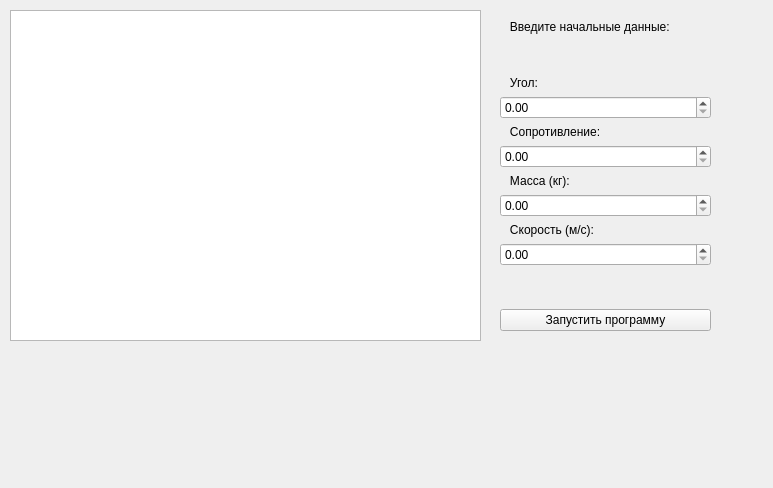
<?xml version="1.0" encoding="UTF-8"?>
<ui version="4.0">
 <class>Form</class>
 <widget class="QWidget" name="Form">
  <property name="geometry">
   <rect>
    <x>0</x>
    <y>0</y>
    <width>773</width>
    <height>488</height>
   </rect>
  </property>
  <property name="windowTitle">
   <string>Form</string>
  </property>
  <widget class="QGraphicsView" name="graphicsView">
   <property name="geometry">
    <rect>
     <x>10</x>
     <y>10</y>
     <width>471</width>
     <height>331</height>
    </rect>
   </property>
  </widget>
  <widget class="QWidget" name="layoutWidget">
   <property name="geometry">
    <rect>
     <x>500</x>
     <y>20</y>
     <width>211</width>
     <height>311</height>
    </rect>
   </property>
   <layout class="QVBoxLayout" name="verticalLayout_4">
    <item>
     <widget class="QLabel" name="label_4">
      <property name="text">
       <string>   Введите начальные данные:</string>
      </property>
     </widget>
    </item>
    <item>
     <layout class="QVBoxLayout" name="verticalLayout_3">
      <item>
       <spacer name="verticalSpacer_2">
        <property name="orientation">
         <enum>Qt::Vertical</enum>
        </property>
        <property name="sizeHint" stdset="0">
         <size>
          <width>20</width>
          <height>40</height>
         </size>
        </property>
       </spacer>
      </item>
      <item>
       <layout class="QVBoxLayout" name="verticalLayout">
        <item>
         <widget class="QLabel" name="label_3">
          <property name="text">
           <string>   Угол:</string>
          </property>
         </widget>
        </item>
        <item>
         <widget class="QDoubleSpinBox" name="doubleSpinBox_4"/>
        </item>
       </layout>
      </item>
      <item>
       <layout class="QVBoxLayout" name="verticalLayout_7">
        <item>
         <widget class="QLabel" name="label_6">
          <property name="text">
           <string>   Сопротивление:</string>
          </property>
         </widget>
        </item>
        <item>
         <widget class="QDoubleSpinBox" name="doubleSpinBox_3"/>
        </item>
       </layout>
      </item>
      <item>
       <layout class="QVBoxLayout" name="verticalLayout_6">
        <item>
         <widget class="QLabel" name="label_5">
          <property name="text">
           <string>   Масса (кг):</string>
          </property>
         </widget>
        </item>
        <item>
         <widget class="QDoubleSpinBox" name="doubleSpinBox_2"/>
        </item>
       </layout>
      </item>
      <item>
       <layout class="QVBoxLayout" name="verticalLayout_2">
        <item>
         <widget class="QLabel" name="label_2">
          <property name="text">
           <string>   Скорость (м/с):</string>
          </property>
         </widget>
        </item>
        <item>
         <widget class="QDoubleSpinBox" name="doubleSpinBox"/>
        </item>
        <item>
         <spacer name="verticalSpacer">
          <property name="orientation">
           <enum>Qt::Vertical</enum>
          </property>
          <property name="sizeHint" stdset="0">
           <size>
            <width>20</width>
            <height>40</height>
           </size>
          </property>
         </spacer>
        </item>
       </layout>
      </item>
     </layout>
    </item>
    <item>
     <widget class="QPushButton" name="pushButton_4">
      <property name="text">
       <string>Запустить программу</string>
      </property>
     </widget>
    </item>
   </layout>
  </widget>
 </widget>
 <resources/>
 <connections/>
</ui>
